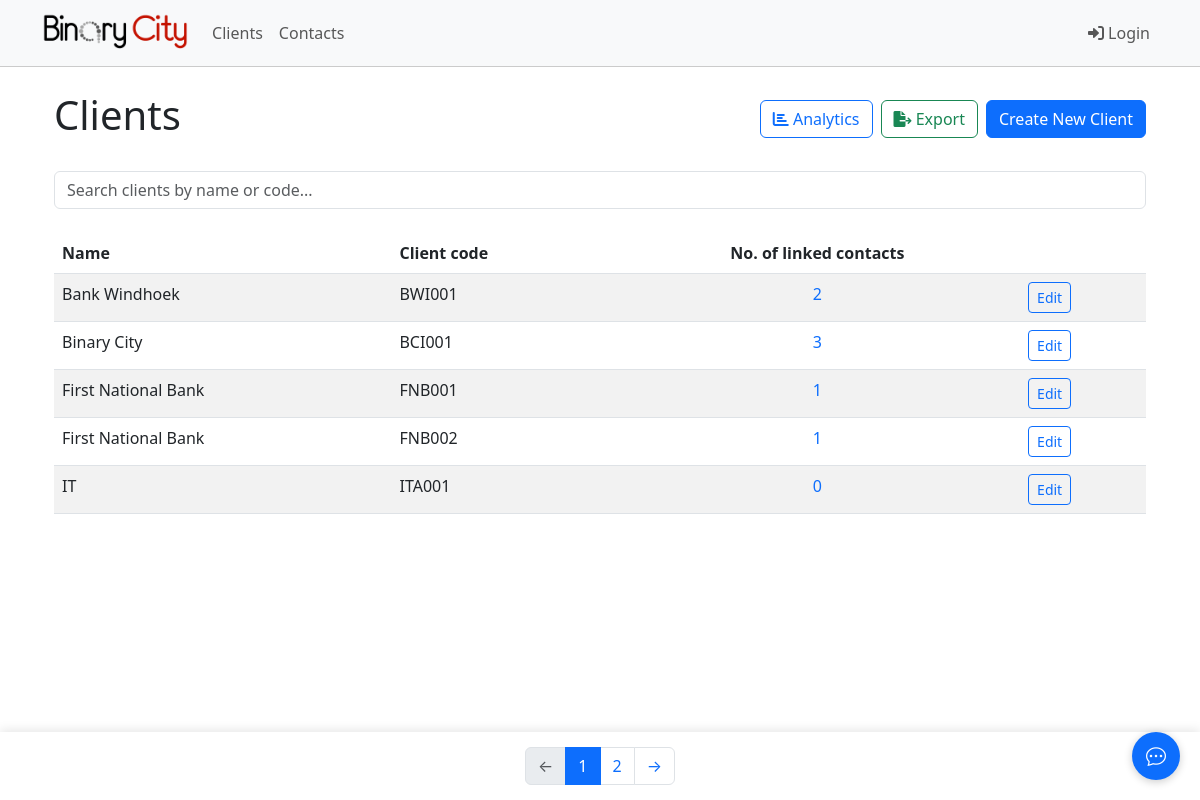
The page /clients/ on the database as committed earlier.
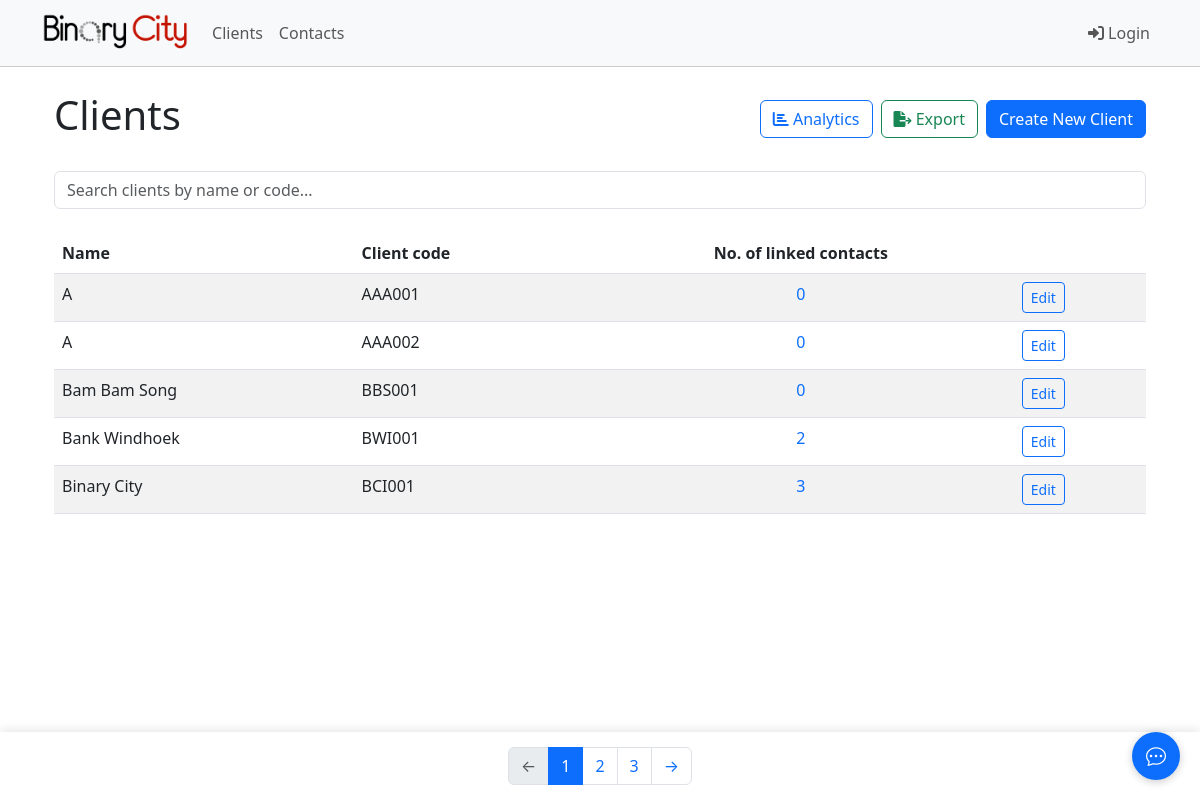
The same page on the database as committed later.
### binarycity/models.py (models this page shows, shortened)
class Client(models.Model):
    name = models.CharField(max_length=255, db_index=True)
    client_code = models.CharField(max_length=6, unique=True, blank=True, db_index=True)
    contacts = models.ManyToManyField('Contact', related_name='clients', blank=True)
    created_at = models.DateTimeField(auto_now_add=True, db_index=True)
    updated_at = models.DateTimeField(auto_now=True)
    class Meta:
        ordering = ['name']
        indexes = [
            models.Index(fields=['name', 'client_code']),
            models.Index(fields=['created_at']),
        ]
    def get_contact_count(self):
        return self.contacts.count()

### binarycity/views.py (the view)
# urls.py: path('clients/', views.ClientListView.as_view(), name='client_list'),
class ClientListView(ListView):
    model = Client
    template_name = 'binarycity/client_list.html'
    context_object_name = 'clients'
    paginate_by = 5
    def get_context_data(self, **kwargs):
        context = super().get_context_data(**kwargs)
        context['no_clients'] = not self.get_queryset().exists()
        return context

### binarycity/templates/binarycity/client_list.html (shortened to what the changed rows need)
{% extends 'base.html' %}
{% block content %}
<div class="container">
    <div class="d-flex justify-content-between align-items-center mb-4">
        <h1>Clients</h1>
    </div>
    {% if no_clients %}
        <div class="alert alert-info">
            No client(s) found.
        </div>
    {% else %}
        <div class="table-responsive">
            <table class="table table-striped">
                <thead>
                    <tr>
                        <th class="text-start">Name</th>
                        <th class="text-start">Client code</th>
                        <th class="text-center">No. of linked contacts</th>
                        <th></th>
                    </tr>
                </thead>
                <tbody>
                    {% for client in clients %}
                        <tr class="client-row">
                            <td class="text-start client-name">{{ client.name }}</td>
                            <td class="text-start client-code">{{ client.client_code }}</td>
                            <td class="text-center">
                                <a href="#" class="linked-contacts-count text-primary text-decoration-none" data-client-id="{{ client.id }}">
                                    {{ client.get_contact_count }}
                                </a>
                            </td>
                            <td class="text-start">
                                <a href="{% url 'client_update' pk=client.pk %}" class="btn btn-sm btn-outline-primary">Edit</a>
                            </td>
                        </tr>
                    {% endfor %}
                </tbody>
            </table>
        </div>
        {% if is_paginated %}
            <div class="pagination-container">
                <nav aria-label="Page navigation">
                    <ul class="pagination justify-content-center mb-0">
                        {% for num in page_obj.paginator.page_range %}
                            {% if page_obj.number == num %}
                                <li class="page-item active">
                                    <span class="page-link">{{ num }}</span>
                                </li>
                            {% elif num > page_obj.number|add:'-3' and num < page_obj.number|add:'3' %}
                                <li class="page-item">
                                    <a class="page-link" href="?page={{ num }}">{{ num }}</a>
                                </li>
                            {% endif %}
                        {% endfor %}
                    </ul>
                </nav>
            </div>
        {% endif %}
    {% endif %}
</div>
{% endblock %}

Rows that differ between the two databases and show on the page:
no longer on this page (row unchanged): Client: name "First National Bank", client_code "FNB001", get_contact_count "1"
no longer on this page (row unchanged): Client: name "First National Bank", client_code "FNB002", get_contact_count "1"
no longer on this page (row unchanged): Client: name "IT", client_code "ITA001", get_contact_count "0"
added Client: name "A", client_code "AAA001", get_contact_count "0"
added Client: name "A", client_code "AAA002", get_contact_count "0"
added Client: name "Bam Bam Song", client_code "BBS001", get_contact_count "0"
Other text that changed with them:
new list line: "3"
